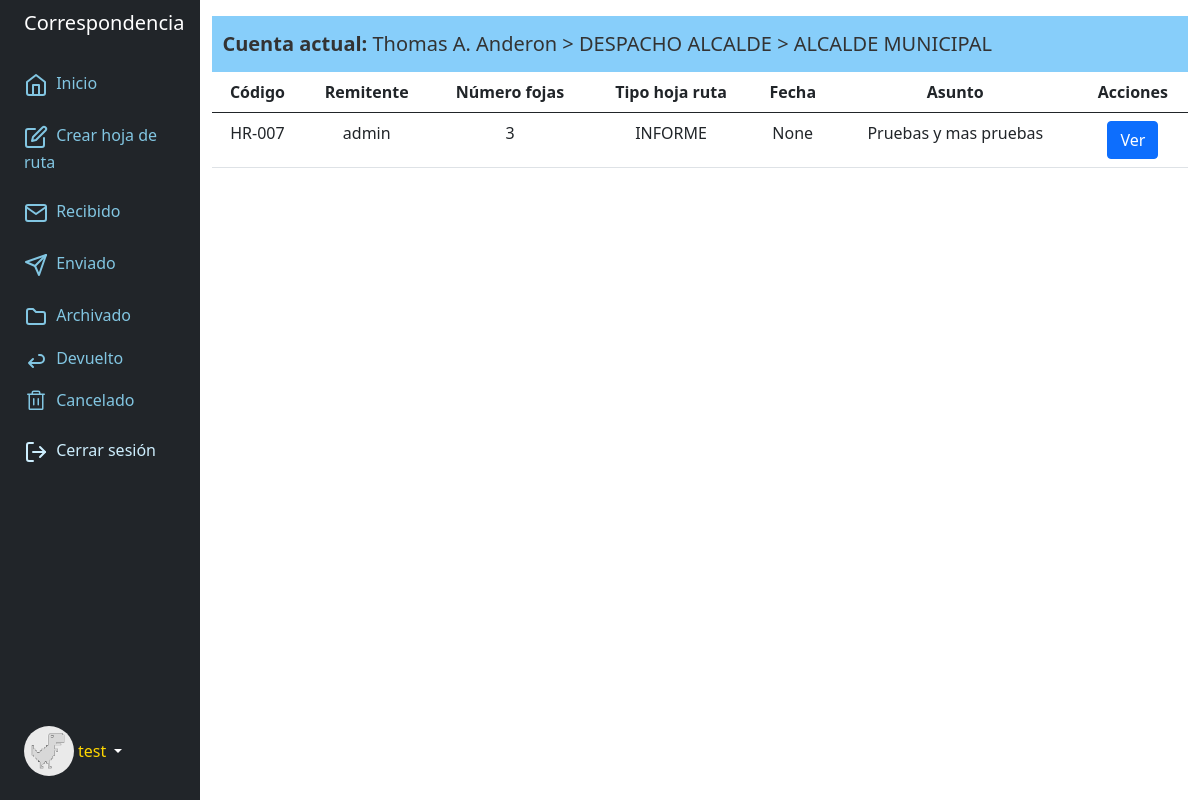
Page /cancelado/ (signed in) on the committed database.
### accounts/models.py (models this page shows, shortened)
class Profile(models.Model):
	user = models.OneToOneField('auth.User', on_delete=models.CASCADE, related_name='profile')
	image = models.ImageField(default='users/image_user.png',upload_to='users/')
	unidad = models.ForeignKey(Unidad, related_name='unidad', on_delete=models.CASCADE, null=True, blank=True)
	cargo = models.ForeignKey(Cargo, related_name='cargo', on_delete=models.CASCADE, null=True, blank=True)
	class Meta:
		verbose_name = 'Perfil'
		verbose_name_plural = 'Perfiles'
		ordering = ['id']

### correspondencia/models.py (models this page shows, shortened)
class Unidad(models.Model):
    nombre_unidad = models.CharField(max_length=200)
    sigla_unidad = models.CharField(max_length=50)
    class Meta:
        verbose_name = 'unidad'
        verbose_name_plural = 'unidad'

class Cargo(models.Model):
    nombre_cargo = models.CharField(max_length=200)
    def __str__(self):
        return self.nombre_cargo

class Correspondencia(models.Model):
    codigo = models.CharField(max_length=200, blank=True, null=True)
    usuario_rtte = models.ForeignKey(User, on_delete=models.CASCADE, related_name='usuario_rtte_crr')
    unidad_rtte = models.ForeignKey(Unidad, on_delete=models.CASCADE, related_name='unidad_rtte_crr')
    cargo_rtte = models.ForeignKey(Cargo, on_delete=models.CASCADE, related_name='cargo_rtte_crr')
    numero_fojas = models.IntegerField(null=True, blank=True)
    tipo_derivado = models.CharField(choices=options_tipo,max_length=200)
    usuario_destino = models.ForeignKey(User, on_delete=models.CASCADE, related_name='usuario_destino_crr')
    unidad_destino = models.ForeignKey(Unidad, on_delete=models.CASCADE, related_name='unidad_destino_crr')
    cargo_destino = models.ForeignKey(Cargo, on_delete=models.CASCADE, related_name='cargo_destino_crr')
    archivo = models.FileField(upload_to='media', null=True, blank=True)
    derivado = models.BooleanField(default=True, null=True, blank=True)
    recibido = models.BooleanField(default=True, null=True, blank=True)
    devuelto = models.BooleanField(default=False, null=True, blank=True)
    cancelado = models.BooleanField(default=False, null=True, blank=True)
    archivado = models.BooleanField(default=False, null=True, blank=True)
    fecha_derivado = models.DateTimeField(auto_now_add=True,null=True, blank=True)
    fecha_recibido = models.DateTimeField(auto_now_add=True,null=True, blank=True)
    fecha_devuelto = models.DateTimeField(null=True, blank=True)
    fecha_cancelado = models.DateTimeField(null=True, blank=True)
    fecha_archivado = models.DateTimeField(null=True, blank=True)
    asunto_derivado = models.CharField(max_length=300, null=True, blank=True)
    asunto_devuelto = models.CharField(max_length=200, null=True, blank=True)
    asunto_archivado = models.CharField(max_length=200, null=True, blank=True)
    asunto_cancelado = models.CharField(max_length=200, null=True, blank=True)
    class Meta:
        verbose_name = 'correspondencia'
        verbose_name_plural = 'correspondencia'

### core/views.py (the view)
# urls.py: path('cancelado/', cancelado, name='cancelado'),
@login_required
def cancelado(request):
	obj_cancelado = Correspondencia.objects.all()
	context_cancelado = {
		'obj_cancelado':obj_cancelado,
    }
	return render(request, 'core/cancelado.html', context_cancelado)

### core/templates/core/cancelado.html (shortened to what this page needs)
{% extends 'core/base.html' %}
{% block content %}
<table class="table">
	<thead>
		<tr>
			<th scope="col" class="text-center">Código</th>
			<th scope="col" class="text-center">Remitente</th>
			<th scope="col" class="text-center">Número fojas</th>
			<th scope="col" class="text-center">Tipo hoja ruta</th>
			<th scope="col" class="text-center">Fecha</th>
			<th scope="col" class="text-center">Asunto</th>
			<th scope="col" class="text-center">Acciones</th>
		</tr>
	</thead>
	{% for d in obj_cancelado %}
		{% if user.pk == d.usuario_destino.pk and d.cancelado %}
		<tr>
			<td class="text-center">{{ d.codigo }}</td>
			<td class="text-center">{{ d.usuario_rtte }}</td>
			<td class="text-center">{{ d.numero_fojas }}</td>
			<td class="text-center">{{ d.tipo_derivado }}</td>
			<td class="text-center">{{ d.fecha_cancelado }}</td>
			<td class="text-center">{{ d.asunto_cancelado }}</td>
			<td class="text-center">
				<a href="#" class="btn btn-primary">Ver</a>
			</td>
		</tr>
		{% endif %}
	{% endfor %}
</table>
{% endblock %}

### core/templates/core/base.html (shortened to what this page needs)
<!DOCTYPE html>
<html>
<head>
    <link href="https://cdn.jsdelivr.net/npm/bootstrap@5.0.2/dist/css/bootstrap.min.css" rel="stylesheet"
>
</head>
<body>
    <div class="container-fluid">
        {% if request.user.is_authenticated %}
        <div class="row flex-nowrap">
            <div class="col-auto col-md-3 col-xl-2 px-sm-2 px-0 bg-dark">
                <div class="d-flex flex-column align-items-center align-items-sm-start px-3 pt-2 text-white min-vh-100">
                    <a href="/"
                        class="d-flex align-items-center pb-3 mb-md-0 me-md-auto text-white text-decoration-none">
                        <span class="fs-5 d-none d-sm-inline">Correspondencia</span>
                    </a>
                    <ul class="nav nav-pills flex-column mb-sm-auto mb-0 align-items-center align-items-sm-start"
                        id="menu">
                        <li class="nav-item">
                            <a href="{% url 'home' %}" class="nav-link align-middle px-0" style="color: #82C6E2;">
                                 <span class="ms-1 d-none d-sm-inline">Inicio</span>
                            </a>
                        </li>
                        <li>
                            <a href="{% url 'derivar' %}" class="nav-link px-0 align-middle" style="color: #82C6E2;">
                                 <span class="ms-1 d-none d-sm-inline">Crear hoja de ruta</span></a>
                        </li>
                        <li>
                            <a href="{% url 'recibido' %}" class="nav-link px-0 align-middle" style="color: #82C6E2;">
                                 <span class="ms-1 d-none d-sm-inline">Recibido</span></a>
                        </li>
                        <li>
                            <a href="{% url 'enviado' %}" class="nav-link px-0 align-middle" style="color: #82C6E2;">
                                <svg xmlns="http://www.w3.org/2000/svg" width="24" height="24" viewBox="0 0 24 24" fill="none" stroke="currentColor" stroke-width="2" stroke-linecap="round" stroke-linejoin="round" class="feather feather-send"><line x1="22" y1="2" x2="11" y2="13"></line><polygon points="22 2 15 22 11 13 2 9 22 2"></polygon></svg>
                                 <span class="ms-1 d-none d-sm-inline">Enviado</span></a>
                        </li>
                        <li>
                            <a href="{% url 'archivado' %}" class="nav-link px-0 align-middle" style="color: #82C6E2;">
                                <svg xmlns="http://www.w3.org/2000/svg" width="24" height="24" viewBox="0 0 24 24"><path fill="none" stroke="currentColor" stroke-linecap="round" stroke-linejoin="round" stroke-width="2" d="M5 4h4l3 3h7a2 2 0 0 1 2 2v8a2 2 0 0 1-2 2H5a2 2 0 0 1-2-2V6a2 2 0 0 1 2-2"/></svg>
                                 <span class="ms-1 d-none d-sm-inline">Archivado</span></a>
                        </li>
                        <li>
                            <a href="{% url 'devuelto' %}" class="nav-link px-0 align-middle" style="color: #82C6E2;">
                                <svg xmlns="http://www.w3.org/2000/svg" width="24" height="24" viewBox="0 0 24 24"><path fill="none" stroke="currentColor" stroke-linecap="round" stroke-linejoin="round" stroke-width="2" d="m9 11l-4 4l4 4m-4-4h11a4 4 0 0 0 0-8h-1"/></svg> <span class="ms-1 d-none d-sm-inline">Devuelto</span></a>
                        </li>
                        <li>
                            <a href="{% url 'cancelado' %}" class="nav-link px-0 align-middle" style="color: #82C6E2;">
                                <span class="ms-1 d-none d-sm-inline">Cancelado</span></a>
                        </li>
                        <li>
                            <a href="{% url 'exit' %}" class="nav-link px-0 align-middle" style="color: #cdeefd;">
                                 <span class="ms-1 d-none d-sm-inline">Cerrar sesión</span></a>
                        </li>
                    </ul>
                    <div class="dropdown pb-4">
                        <a href="#" class="d-flex align-items-center text-white text-decoration-none dropdown-toggle"
                            id="dropdownUser1" data-bs-toggle="dropdown" aria-expanded="false">
                            <img src="{{ user.profile.image.url }}" alt="hugenerd" width="50" height="50"
                                class="rounded-circle">
                            <span class="d-none d-sm-inline mx-1" style="color: gold;">{{ user.username}}</span>
                        </a>
                    </div>
                </div>
            </div>
            <div class="col py-3">
                <nav class="navbar col-12" style="background:#87cefa;">
                    <a class="navbar-brand" href="#" style="color:#333;">&nbsp; <b>Cuenta actual: </b> {{user.first_name}} {{user.last_name}} > {{ user.profile.unidad.nombre_unidad }} > {{ user.profile.cargo }}</a>
                </nav>
            {% endif %}
            {% block content %}
            {% endblock %}
            </div>
        </div>
    </div>
</body>
</html>

### rows in the picture
Correspondencia: codigo "HR-007", usuario_rtte "admin", numero_fojas "3", tipo_derivado "INFORME", fecha_cancelado "None", asunto_cancelado "Pruebas y mas pruebas"

### other values in the picture
{{ user.username }} "test"
{{ user.first_name }} "Thomas A."
{{ user.last_name }} "Anderon"
{{ user.profile.unidad.nombre_unidad }} "DESPACHO ALCALDE"
{{ user.profile.cargo }} "ALCALDE MUNICIPAL"
